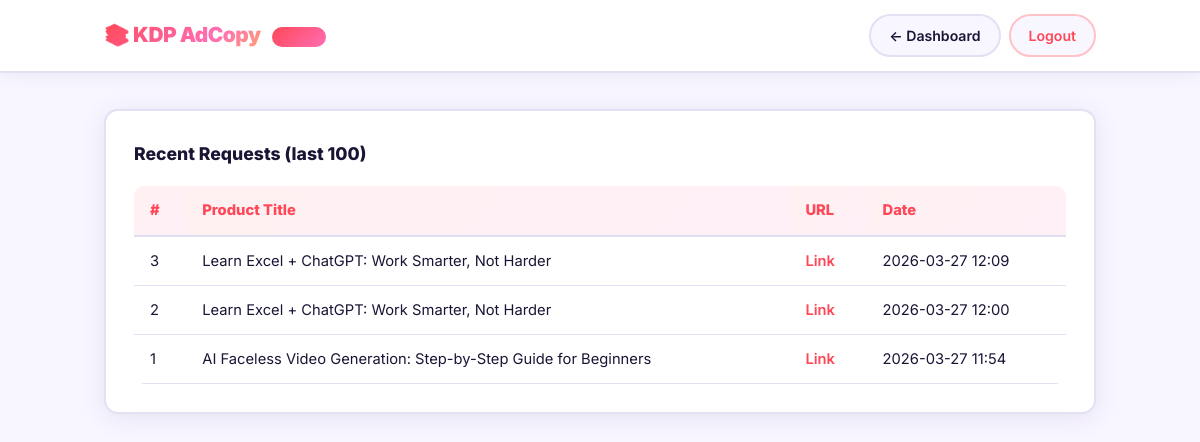
The app's page /admin/requests (signed in), older data.
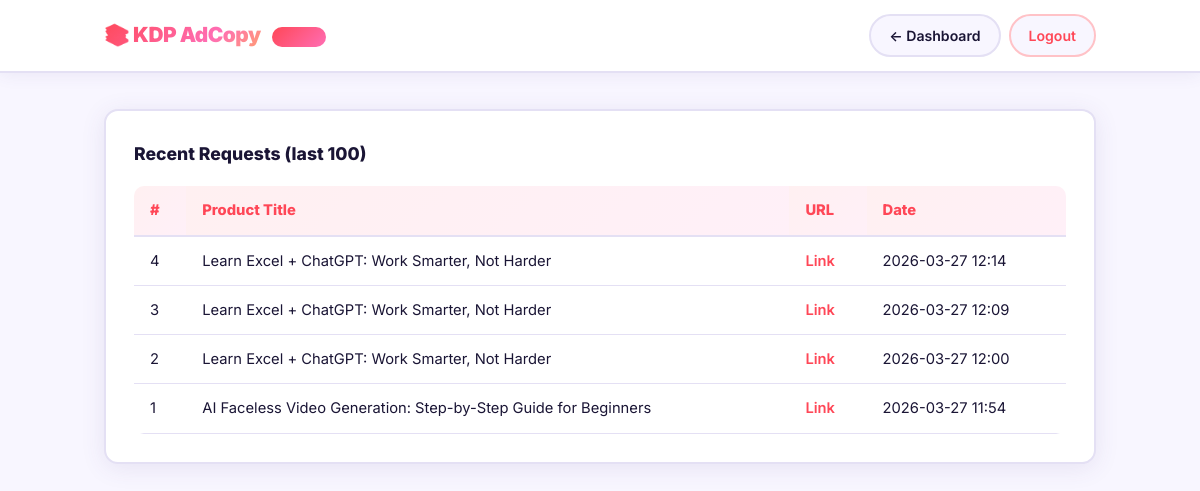
The same page, newer data.
### models.py (models this page shows)
class Request(db.Model):
    __tablename__ = "requests"
    id = db.Column(db.Integer, primary_key=True)
    url = db.Column(db.String(500))
    result = db.Column(db.Text)
    created_at = db.Column(db.DateTime, default=datetime.utcnow)

### app.py (the view)
@app.route("/admin/requests")
@admin_required
def admin_requests():
    reqs = Request.query.order_by(Request.created_at.desc()).limit(100).all()
    parsed = []
    for r in reqs:
        try:
            result_data = json.loads(r.result)
        except Exception:
            result_data = {}
        parsed.append({
            "id": r.id,
            "url": r.url,
            "created_at": r.created_at.strftime("%Y-%m-%d %H:%M"),
            "title": (result_data.get("product") or {}).get("title", "N/A"),
        })
    return render_template("admin_requests.html", requests=parsed)

### app.py (called while the page is built)
def admin_required(f):
    @wraps(f)
    def decorated(*args, **kwargs):
        if not session.get("admin_logged_in"):
            return redirect(url_for("admin_login"))
        return f(*args, **kwargs)
    return decorated

### templates/admin_requests.html (shortened to what this page needs)
<!DOCTYPE html>
<html lang="en">
<head>
  <link rel="stylesheet" href="/static/styles.css" />
</head>
<body class="admin-body-full">
  <header class="header">
    <div class="header-inner">
      <div class="logo">📚 KDP AdCopy <span class="badge">Admin</span></div>
      <nav>
        <a href="/admin" class="btn-nav">← Dashboard</a>
        <a href="/admin/logout" class="btn-nav btn-danger">Logout</a>
      </nav>
    </div>
  </header>
  <main class="admin-main">
    <div class="card">
      <h2>Recent Requests (last 100)</h2>
      {% if requests %}
      <div class="table-wrapper">
        <table class="req-table">
          <thead>
            <tr>
              <th>#</th>
              <th>Product Title</th>
              <th>URL</th>
              <th>Date</th>
            </tr>
          </thead>
          <tbody>
            {% for r in requests %}
            <tr>
              <td>{{ r.id }}</td>
              <td>{{ r.title }}</td>
              <td>
                {% if r.url and r.url != 'manual' %}
                  <a href="{{ r.url }}" target="_blank" rel="noopener">Link</a>
                {% else %}
                  manual
                {% endif %}
              </td>
              <td>{{ r.created_at }}</td>
            </tr>
            {% endfor %}
          </tbody>
        </table>
      </div>
      {% else %}
        <p class="empty-msg">No requests yet.</p>
      {% endif %}
    </div>
  </main>
</body>
</html>

### static/styles.css (style rules this page uses)
*, *::before, *::after { box-sizing: border-box; margin: 0; padding: 0; }
:root { --red: #ff4757; --red-dk: #d63031; --green: #00c97a; --grn-dk: #00a160; --pink: #ff6eb4; --pnk-dk: #e84393; --yellow: #ffd32a; --ylw-dk: #f0a500; --bg: #f8f6ff; --surface:#ffffff; --text: #1a1535; --muted: #6b6888; --border: #e4e0f4; --radius: 14px; --shadow: 0 4px 24px rgba(80,60,140,.10); --shadow-hover: 0 8px 32px rgba(80,60,140,.18); }
body { font-family: 'Inter', -apple-system, BlinkMacSystemFont, sans-serif; background: var(--bg); color: var(--text); line-height: 1.65; min-height: 100vh; }
.header { background: var(--surface); border-bottom: 2px solid var(--border); position: sticky; top: 0; z-index: 200; box-shadow: 0 2px 16px rgba(80,60,140,.08); }
.header-inner { max-width: 1040px; margin: 0 auto; padding: 14px 24px; display: flex; align-items: center; justify-content: space-between; }
.logo { font-size: 1.3rem; font-weight: 900; background: linear-gradient(135deg, var(--red), var(--pink), var(--yellow)); -webkit-background-clip: text; -webkit-text-fill-color: transparent; background-clip: text; letter-spacing: -.5px; }
nav { display: flex; gap: 8px; }
.btn-nav { padding: 8px 18px; border-radius: 50px; background: var(--bg); color: var(--text); text-decoration: none; font-size: .88rem; font-weight: 600; border: 2px solid var(--border); cursor: pointer; transition: background .2s, border-color .2s, color .2s, transform .15s; }
.btn-danger { color: var(--red); border-color: #ffc2c7; }
.card { background: var(--surface); border-radius: var(--radius); padding: 28px; margin-bottom: 20px; box-shadow: var(--shadow); border: 2px solid var(--border); transition: box-shadow .25s, transform .25s; animation: fadeSlideUp .4s ease both; }
.card h2 { font-size: 1.1rem; font-weight: 800; margin-bottom: 18px; display: flex; align-items: center; gap: 8px; }
.badge { background: linear-gradient(135deg, var(--red), var(--pink)); color: #fff; font-size: .7rem; padding: 3px 10px; border-radius: 50px; font-weight: 800; vertical-align: middle; margin-left: 8px; }
.admin-body-full { background: var(--bg); }
.admin-main { max-width: 1040px; margin: 0 auto; padding: 36px 24px 72px; }
.table-wrapper { overflow-x: auto; border-radius: 10px; }
.req-table { width: 100%; border-collapse: collapse; font-size: .92rem; }
.req-table th { text-align: left; padding: 12px 16px; background: linear-gradient(135deg, #fff0f1, #fff0f8); border-bottom: 2px solid var(--border); color: var(--red); font-weight: 800; white-space: nowrap; }
.req-table td { padding: 12px 16px; border-bottom: 1px solid var(--border); }
.req-table a { color: var(--red); text-decoration: none; font-weight: 600; }

Row changes from the older to the newer data that the page shows:
added Request: id "4", title "Learn Excel + ChatGPT: Work Smarter, Not Harder", created_at "2026-03-27 12:14"
